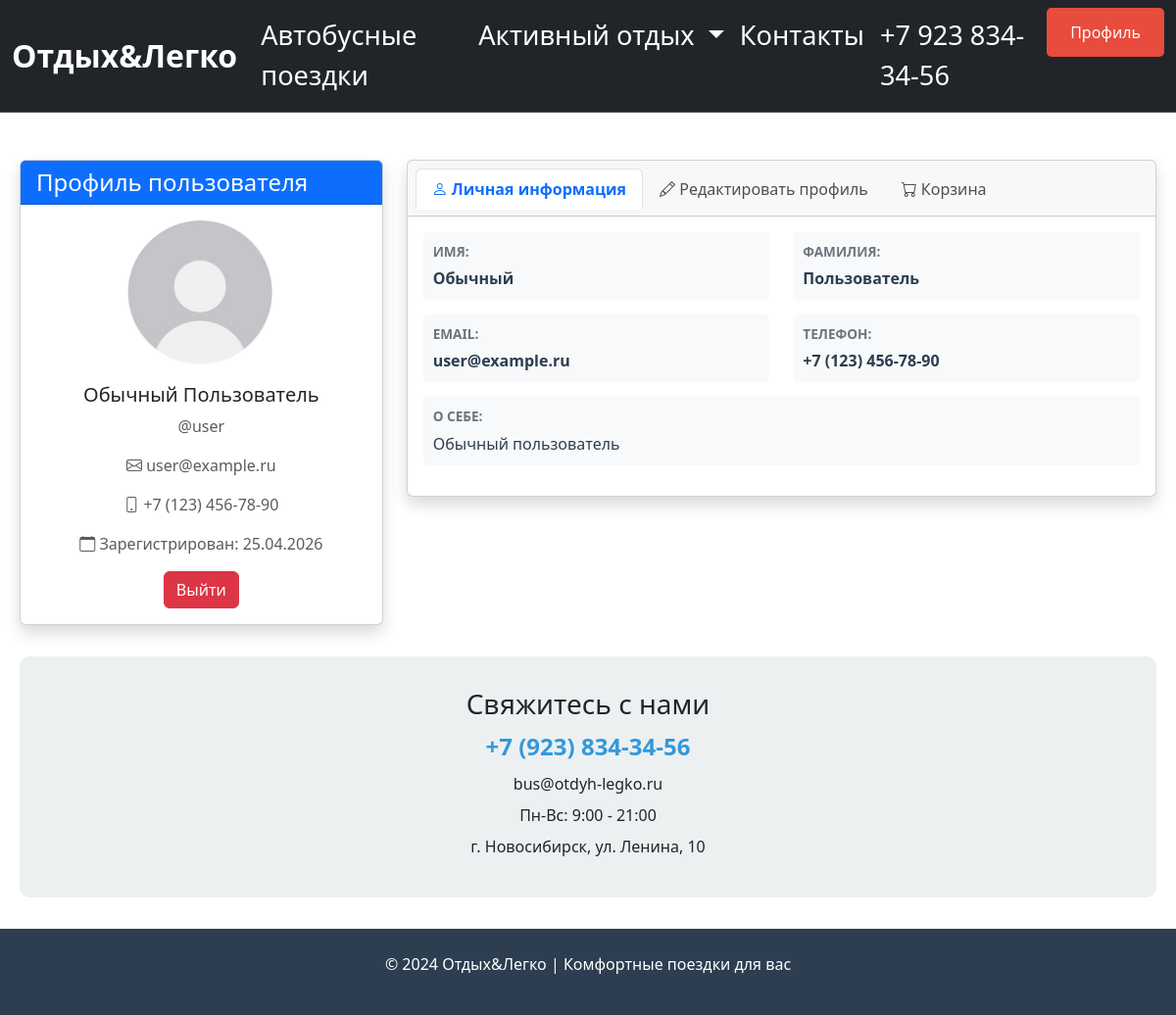
The app's page /profile (signed in), older data.
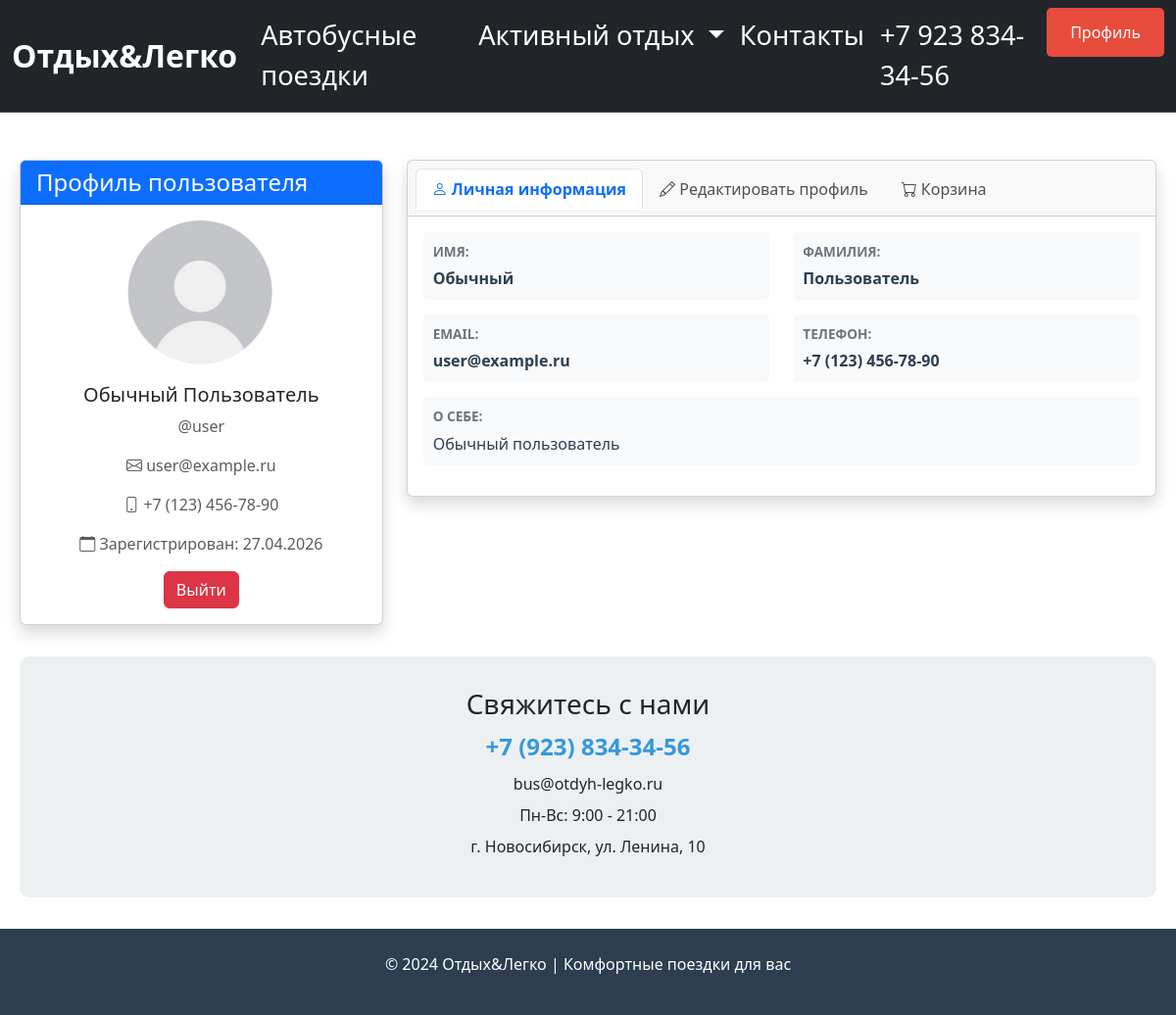
The same page, newer data.
### data/users.py (models this page shows, shortened)
class Users(SqlAlchemyBase, UserMixin, SerializerMixin):
    __tablename__ = 'users'
    id = sqlalchemy.Column(sqlalchemy.Integer, primary_key=True, autoincrement=True)
    login = sqlalchemy.Column(sqlalchemy.String, nullable=True, unique=True)
    name = sqlalchemy.Column(sqlalchemy.String, nullable=True)
    surname = sqlalchemy.Column(sqlalchemy.String, nullable=True)
    number = sqlalchemy.Column(sqlalchemy.String, nullable=True)
    about = sqlalchemy.Column(sqlalchemy.String, nullable=True)
    email = sqlalchemy.Column(sqlalchemy.String, nullable=True, unique=True)
    hashed_password = sqlalchemy.Column(sqlalchemy.String, nullable=True)
    created_date = sqlalchemy.Column(sqlalchemy.DateTime, default=datetime.datetime.now)
    user_type_id = sqlalchemy.Column(sqlalchemy.Integer, sqlalchemy.ForeignKey("users_types.id"))
    cart_items = orm.relationship('CartItem', back_populates='user', cascade='all, delete-orphan')
    user_type_rel = orm.relationship('UsersTypes', back_populates='users')

### main.py (the view, shortened to what this page needs)
@app.route('/profile', methods=['GET', 'POST'])
@login_required
def profile():
    form = UsersForm()
    db_sess = db_session.create_session()
    form.name.data = current_user.name
    form.surname.data = current_user.surname
    form.email.data = current_user.email
    form.number.data = current_user.number
    form.about.data = current_user.about
    cart_items = db_sess.query(CartItem).filter(CartItem.user_id == current_user.id).all()
    tours_in_cart = []
    for item in cart_items:
        tour = db_sess.query(Tours).filter(Tours.id == item.tour_id).first()
        if tour:
            tours_in_cart.append(tour)
    return render_template('profile.html',
                           title='Профиль пользователя',
                           form=form,
                           user=current_user,
                           tours_in_cart=tours_in_cart)

### data/db_session.py (called while the page is built)
def create_session() -> Session:
    global __factory
    return __factory()

### main.py (called while the page is built)
@login_manager.user_loader
def load_user(user_id):
    db_sess = db_session.create_session()
    return db_sess.query(Users).get(user_id)

### templates/profile.html (shortened to what this page needs)
{% extends "base.html" %}
{% block content %}
<div class="container mt-5">
    <div class="row">
        <div class="col-md-4">
            <div class="card shadow">
                <div class="card-header bg-primary text-white">
                    <h4 class="mb-0">Профиль пользователя</h4>
                </div>
                <div class="card-body text-center">
                    <div class="mb-3">
                        <img src="{{ url_for('static', filename='img/аватар.jpg') }}"
                             alt="Avatar"
                             class="rounded-circle"
                             style="width: 150px; height: 150px; object-fit: cover;">
                    </div>
                    <h5>{{ current_user.name }} {{ current_user.surname }}</h5>
                    <p class="text-muted">@{{ current_user.login }}</p>
                    <p class="text-muted">
                        <i class="bi bi-envelope"></i> {{ current_user.email }}
                    </p>
                    <p class="text-muted">
                        <i class="bi bi-phone"></i> {{ current_user.number or 'Не указан' }}
                    </p>
                    <p class="text-muted">
                        <i class="bi bi-calendar"></i> Зарегистрирован: {{ current_user.created_date.strftime('%d.%m.%Y') }}
                    </p>
                    <a href="/logout" class="btn btn-danger">Выйти</a>
                </div>
            </div>
        </div>
        <div class="col-md-8">
            <div class="card shadow">
                <div class="card-header">
                    <ul class="nav nav-tabs card-header-tabs" id="profileTabs" role="tablist">
                        <li class="nav-item">
                            <button class="nav-link active" id="info-tab" data-bs-toggle="tab"
                                    data-bs-target="#info" type="button" role="tab">
                                <i class="bi bi-person"></i> Личная информация
                            </button>
                        </li>
                        <li class="nav-item">
                            <button class="nav-link" id="edit-tab" data-bs-toggle="tab"
                                    data-bs-target="#edit" type="button" role="tab">
                                <i class="bi bi-pencil"></i> Редактировать профиль
                            </button>
                        </li>
                        <li class="nav-item">
                            <button class="nav-link" id="basket-tab" data-bs-toggle="tab"
                                    data-bs-target="#basket" type="button" role="tab">
                                <i class="bi bi-cart"></i> Корзина
                            </button>
                        </li>
                    </ul>
                </div>
                <div class="card-body">
                    <div class="tab-content">
                        <div class="tab-pane fade show active" id="info" role="tabpanel">
                            <div class="row">
                                <div class="col-md-6">
                                    <div class="info-box">
                                        <label>Имя:</label>
                                        <p><strong>{{ current_user.name or 'Не указано' }}</strong></p>
                                    </div>
                                </div>
                                <div class="col-md-6">
                                    <div class="info-box">
                                        <label>Фамилия:</label>
                                        <p><strong>{{ current_user.surname or 'Не указано' }}</strong></p>
                                    </div>
                                </div>
                                <div class="col-md-6">
                                    <div class="info-box">
                                        <label>Email:</label>
                                        <p><strong>{{ current_user.email or 'Не указан' }}</strong></p>
                                    </div>
                                </div>
                                <div class="col-md-6">
                                    <div class="info-box">
                                        <label>Телефон:</label>
                                        <p><strong>{{ current_user.number or 'Не указан' }}</strong></p>
                                    </div>
                                </div>
                                <div class="col-md-12">
                                    <div class="info-box">
                                        <label>О себе:</label>
                                        <p>{{ current_user.about or 'Пользователь ничего не рассказал о себе' }}</p>
                                    </div>
                                </div>
                            </div>
                        </div>
                    </div>
                </div>
            </div>
        </div>
    </div>
</div>
{% endblock %}

### templates/base.html (shortened to what this page needs)
<!doctype html>
<html lang="en">
<head>
  <link href="https://cdn.jsdelivr.net/npm/bootstrap@5.3.0/dist/css/bootstrap.min.css" rel="stylesheet">
  <link rel="stylesheet" href="https://cdn.jsdelivr.net/npm/bootstrap-icons@1.11.0/font/bootstrap-icons.css">
</head>
<body class="hold-transition sidebar-mini">
  <nav class="navbar navbar-expand-lg bg-dark border-bottom" data-bs-theme="dark">
    <div class="container-fluid">
      <a class="navbar-brand text-white" href="/">Отдых&Легко</a>
      <div class="collapse navbar-collapse" id="navbarNavDropdown">
        <ul class="navbar-nav ms-auto">
          <li class="nav-item">
            {% if active_bus %}
              <a class="nav-link active text-white" aria-current="page" href="/tours/bus_tour"><u>Автобусные поездки</u></a>
            {% else %}
            <a class="nav-link active text-white" aria-current="page" href="/tours/bus_tour">Автобусные поездки</a>
            {% endif %}
          </li>
          <li class="nav-item dropdown">
            {% if active %}
              <a class="nav-link dropdown-toggle text-white" href="/tours/active" role="button" data-bs-toggle="dropdown" aria-expanded="false">
              <u>Активный отдых
            </u></a>
            {% else %}
            <a class="nav-link dropdown-toggle text-white" href="/tours/active" role="button" data-bs-toggle="dropdown" aria-expanded="false">
              Активный отдых
            </a>
            {% endif %}
          </li>
          <li class="nav-item">
            {% if active_cont %}
              <a class="nav-link text-white" href="/contacts"><u>Контакты</u></a>
            {% else %}
            <a class="nav-link text-white" href="/contacts">Контакты</a>
            {% endif %}
          </li>
          <li class="nav-item">
            <a class="nav-link text-white" href="#">+7 923 834-34-56</a>
          </li>
          <li class="nav-item">
            {% if current_user.is_authenticated %}
              <a class="btn-logout btn-custom" href="/profile">Профиль</a>
            {% else %}
              <div class="auth-buttons">
                <a class="btn-register btn-custom" href="/register">Зарегистрироваться</a>
                <a class="btn-login btn-custom" href="/login">Войти</a>
              </div>
            {% endif %}
          </li>
        </ul>
      </div>
    </div>
  </nav>
  <main>
    {% block content %}{% endblock %}
  </main>
  <div class="container">
    <div class="contacts">
      <h3>Свяжитесь с нами</h3>
      <p class="phone">+7 (923) 834-34-56</p>
      <p>bus@otdyh-legko.ru</p>
      <p>Пн-Вс: 9:00 - 21:00</p>
      <p>г. Новосибирск, ул. Ленина, 10</p>
    </div>
  </div>
  <div class="footer">
    <p>© 2024 Отдых&Легко | Комфортные поездки для вас</p>
  </div>
</body>
</html>

### templates/base.html (style rules this page uses)
.footer { background: #2c3e50; color: white; text-align: center; padding: 1.5rem; margin-top: 2rem; }
.contacts { text-align: center; background: #ecf0f1; border-radius: 10px; padding: 2rem; margin: 2rem 0; }
.contacts p { margin: 0.5rem 0; }
.phone { font-size: 1.5rem; font-weight: bold; color: #3498db; }
.container { max-width: 1200px; margin: 0 auto; padding: 0 20px; }
.navbar { position: relative; z-index: 1050 !important; background-color: #212529 !important; }
.navbar-collapse { position: relative; z-index: 1050 !important; }
.navbar-brand { font-size: 2rem !important; font-weight: bold; }
.navbar .nav-link { font-size: 1.7rem; }
.navbar { font-size: 1.7rem; }
.btn-custom { display: inline-block; padding: 0.8rem 1.5rem; border: none; border-radius: 5px; font-size: 1rem; cursor: pointer; text-decoration: none; transition: background 0.3s; font-weight: 500; }
.btn-logout { background: #e74c3c; color: white; }

### templates/profile.html (style rules this page uses)
.info-box { margin-bottom: 15px; padding: 10px; background-color: #f8f9fa; border-radius: 5px; transition: all 0.3s; }
.info-box label { font-weight: bold; color: #6c757d; margin-bottom: 5px; display: block; font-size: 0.85rem; text-transform: uppercase; }
.info-box p { margin-bottom: 0; font-size: 1rem; color: #2c3e50; }
.nav-tabs .nav-link { color: #495057; font-weight: 500; }
.nav-tabs .nav-link.active { font-weight: bold; color: #0d6efd; }
.card-header-tabs { margin-bottom: -1px; }

Row changes from the older to the newer data that the page shows:
changed Users "Обычный": created_date "25.04.2026" → "27.04.2026"
